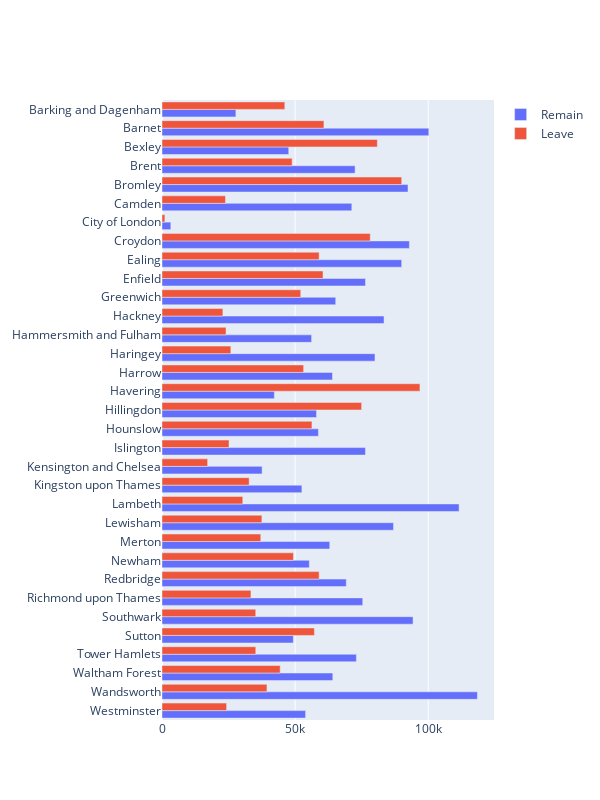

Notebook code cell kept with this figure:
### Code cell
df_london = df_london.sort_values(by="Area", ascending=False)

remain = go.Bar(y=df_london["Area"], x=df_london["Remain"], orientation="h", name="Remain")
leave = go.Bar(y=df_london["Area"], x=df_london["Leave"], orientation="h", name="Leave")

layout = go.Layout(
    barmode='group',
    width=600,
    height=800,
    margin=dict(l=150)
)

fig = go.Figure(data=[remain, leave], layout=layout)
iplot(fig, filename='brexit-grouped-bar')

### Figure 1 — Plotly figure (JSON) as saved in the notebook; plotly's stock layout.template omitted (floating-point values rounded to 4 significant figures)
{"data": [{"name": "Remain", "orientation": "h", "type": "bar", "x": [53928, 118463, 64156, 73011, 49319, 94293, 75396, 69213, 55328, 63003, 86955, 111584, 52533, 37601, 76420, 58755, 58040, 42201, 64042, 79991, 56188, 83398, 65248, 76425, 90024, 92913, 3312, 71295, 92398, 72523, 47603, 100210, 27750], "y": ["Westminster", "Wandsworth", "Waltham Forest", "Tower Hamlets", "Sutton", "Southwark", "Richmond upon Thames", "Redbridge", "Newham", "Merton", "Lewisham", "Lambeth", "Kingston upon Thames", "Kensington and Chelsea", "Islington", "Hounslow", "Hillingdon", "Havering", "Harrow", "Haringey", "Hammersmith and Fulham", "Hackney", "Greenwich", "Enfield", "Ealing", "Croydon", "City of London", "Camden", "Bromley", "Brent", "Bexley", "Barnet", "Barking and Dagenham"]}, {"name": "Leave", "orientation": "h", "type": "bar", "x": [24268, 39421, 44395, 35224, 57241, 35209, 33410, 59020, 49371, 37097, 37518, 30340, 32737, 17138, 25180, 56321, 74982, 96885, 53183, 25855, 24054, 22868, 52117, 60481, 59017, 78221, 1087, 23838, 90034, 48881, 80886, 60823, 46130], "y": ["Westminster", "Wandsworth", "Waltham Forest", "Tower Hamlets", "Sutton", "Southwark", "Richmond upon Thames", "Redbridge", "Newham", "Merton", "Lewisham", "Lambeth", "Kingston upon Thames", "Kensington and Chelsea", "Islington", "Hounslow", "Hillingdon", "Havering", "Harrow", "Haringey", "Hammersmith and Fulham", "Hackney", "Greenwich", "Enfield", "Ealing", "Croydon", "City of London", "Camden", "Bromley", "Brent", "Bexley", "Barnet", "Barking and Dagenham"]}], "layout": {"barmode": "group", "height": 800, "margin": {"l": 150}, "width": 600, "xaxis": {"autorange": true, "range": [0, 124700.0], "type": "linear"}, "yaxis": {"autorange": true, "range": [-0.5, 32.5], "type": "category"}}}
